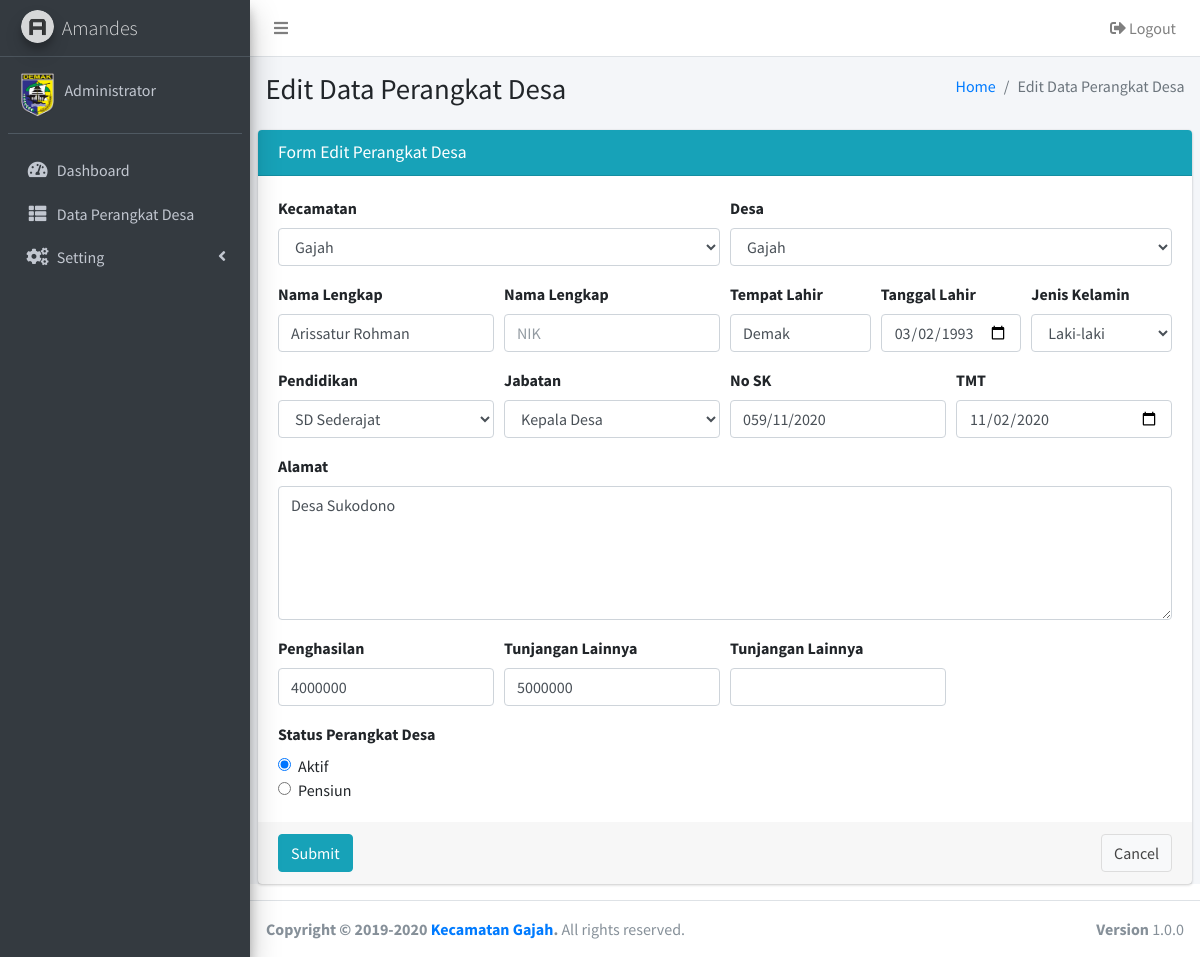
/index.php?page=perdes&action=edit&id=5 (signed in), run on the app's committed database.
### tables this page shows
CREATE TABLE `tb_perdes` (
  `id_perdes` int(11) NOT NULL,
  `id_kec` int(11) NOT NULL,
  `id_desa` int(11) NOT NULL,
  `id_pend` int(11) NOT NULL,
  `id_jab` int(11) NOT NULL,
  `nama` varchar(30) NOT NULL,
  `jk` varchar(20) NOT NULL,
  `tempat` varchar(30) NOT NULL,
  `tgl_lahir` date NOT NULL,
  `alamat` text NOT NULL,
  `no_sk` varchar(50) NOT NULL,
  `tmt` date NOT NULL,
  `foto_perdes` varchar(100) NOT NULL,
  `foto_sk` varchar(100) NOT NULL,
  `siltap` varchar(20) NOT NULL,
  `tunj` varchar(20) NOT NULL,
  `status` enum('Y','N') NOT NULL
);

### perdes/edit.php (the view, shortened to what this page needs)
<section class="content-header">
  <div class="container-fluid">
    <div class="row mb-2">
      <div class="col-sm-6">
        <h1>Edit Data Perangkat Desa</h1>
      </div>
      <div class="col-sm-6">
        <ol class="breadcrumb float-sm-right">
          <li class="breadcrumb-item"><a href="index.php">Home</a></li>
          <li class="breadcrumb-item active">Edit Data Perangkat Desa</li>
        </ol>
      </div>
    </div>
  </div>
</section>
<section class="content">
  <div class="card card-info">
    <div class="card-header">
      <h3 class="card-title">Form Edit Perangkat Desa</h3>
    </div>
    <?php
    $id_perdes = $_GET['id'];
    $sql = $conn->query("SELECT * FROM tb_perdes WHERE id_perdes=$id_perdes");
    $data_perdes = $sql->fetch_assoc();
    ?>
    <form class="form-horizontal" method="POST" enctype="multipart/form-data">
      <div class="card-body">
        <div class="form-row">
          <div class="form-group col-md-6">
            <label for="kec">Kecamatan</label>
            <select name="kec" id="kec" class="form-control" required>
              <?php
              $sql_kec = $conn->query("SELECT * FROM tb_kec");
              while ($data_kec = $sql_kec->fetch_array()) {
                if ($data_perdes['id_kec'] == $data_kec['id_kec']) {
                  $select = "selected";
                } else {
                  $select = "";
                }
                echo "<option value='$data_kec[id_kec]' $select>" . $data_kec['kec'] . "</option";
              ?>
                <option value="<?= $data_kec['id_kec']; ?>"><?= $data_kec['kec']; ?></option>
              <?php } ?>
            </select>
          </div>
          <div class="form-group col-md-6">
            <label for="desa">Desa</label>
            <select name="desa" id="desa" class="form-control" required>
              <?php
              $sql_desa = $conn->query("SELECT * FROM tb_desa");
              while ($data_desa = $sql_desa->fetch_array()) {
                if ($data_perdes['id_desa'] == $data_desa['id_desa']) {
                  $select = "selected";
                } else {
                  $select = "";
                }
                echo "<option value='$data_desa[id_desa]' $select>" . $data_desa['desa'] . "</option";
              ?>
                <option value="<?= $data_desa['id_desa']; ?>"><?= $data_desa['desa']; ?></option>
              <?php } ?>
            </select>
          </div>
        </div>
        <div class="form-row">
          <div class="form-group col-md-3">
            <label for="nama">Nama Lengkap</label>
            <input type="text" class="form-control" name="nama" id="nama" value="<?= $data_perdes['nama']; ?>" placeholder="Nama Lengkap" required>
          </div>
          <div class="form-group col-md-3">
            <label for="nik">Nama Lengkap</label>
            <input type="number" class="form-control" name="nik" id="nik" value="<?= $data_perdes['nik']; ?>" placeholder="NIK" required>
          </div>
          <div class="form-group col-md-2">
            <label for="tempat">Tempat Lahir</label>
            <input type="text" class="form-control" name="tempat" id="tempat" value="<?= $data_perdes['tempat']; ?>" required>
          </div>
          <div class="form-group col-md-2">
            <label for="tgl_lahir">Tanggal Lahir</label>
            <input type="date" class="form-control" name="tgl_lahir" id="tgl_lahir" value="<?= $data_perdes['tgl_lahir']; ?>" required>
          </div>
          <div class="form-group col-md-2">
            <label for="jk">Jenis Kelamin</label>
            <select class="form-control" id="jk" name="jk">
              <option <?php if ($data_perdes['jk'] == 'lk') {
                        echo "selected";
                      } ?> value="lk">Laki-laki</option>
            </select>
          </div>
        </div>
        <div class="form-row">
          <div class="form-group col-md-3">
            <label for="pendidikan">Pendidikan</label>
            <select name="pendidikan" id="pendidikan" class="form-control" required>
              <?php
              $sql_pendidikan = $conn->query("SELECT * FROM tb_pendidikan");
              while ($data_pendidikan = $sql_pendidikan->fetch_array()) {
                if ($data_perdes['id_pend'] == $data_pendidikan['id_pend']) {
                  $select = "selected";
                } else {
                  $select = "";
                }
                echo "<option value='$data_pendidikan[id_pend]' $select>" . $data_pendidikan['pendidikan'] . "</option";
              ?>
                <option value="<?= $data_pendidikan['id_pend']; ?>"><?= $data_pendidikan['pendidikan']; ?></option>
              <?php } ?>
            </select>
          </div>
          <div class="form-group col-md-3">
            <label for="jabatan">Jabatan</label>
            <select name="jabatan" id="jabatan" class="form-control" required>
              <?php
              $sql_jabatan = $conn->query("SELECT * FROM tb_jabatan");
              while ($data_jabatan = $sql_jabatan->fetch_array()) {
                if ($data_perdes['id_jab'] == $data_jabatan['id_jab']) {
                  $select = "selected";
                } else {
                  $select = "";
                }
                echo "<option value='$data_jabatan[id_jab]' $select>" . $data_jabatan['jabatan'] . "</option";
              ?>
                <option value="<?= $data_jabatan['id_jab']; ?>"><?= $data_jabatan['jabatan']; ?></option>
              <?php } ?>
            </select>
          </div>
          <div class="form-group col-md-3">
            <label for="no_sk">No SK</label>
            <input type="text" class="form-control" name="no_sk" id="no_sk" value="<?= $data_perdes['no_sk']; ?>" required>
          </div>
          <div class="form-group col-md-3">
            <label for="tmt">TMT</label>
            <input type="date" class="form-control" name="tmt" id="tmt" value="<?= $data_perdes['tmt']; ?>" required>
          </div>
        </div>
        <div class="form-group">
          <label>Alamat</label>
          <textarea name="alamat" class="form-control" rows="5"><?= $data_perdes['alamat']; ?></textarea>
        </div>
        <div class="form-row">
          <div class="form-group col-md-3">
            <label for="siltap">Penghasilan</label>
            <input type="text" class="form-control" name="siltap" id="siltap" value="<?= $data_perdes['siltap']; ?>" required>
          </div>
          <div class="form-group col-md-3">
            <label for="tunj">Tunjangan Lainnya</label>
            <input type="text" class="form-control" name="tunj" id="tunj" value="<?= $data_perdes['tunj']; ?>" required>
          </div>
          <div class="form-group col-md-3">
            <label for="bengkok">Tunjangan Lainnya</label>
            <input type="text" class="form-control" name="bengkok" id="bengkok" value="<?= $data_perdes['bengkok']; ?>" required>
          </div>
        </div>
        <label for="">Status Perangkat Desa</label>
        <div class="form-check">
          <input class="form-check-input" type="radio" name="status" id="status" value="Y" <?php if ($data_perdes['status'] == 'Y') echo 'checked' ?>>
          <label class="form-check-label" for="status">
            Aktif
          </label>
        </div>
        <div class="form-check">
          <input class="form-check-input" type="radio" name="status" id="status" value="N" <?php if ($data_perdes['status'] == 'N') echo 'checked' ?>>
          <label class="form-check-label" for="status">
            Pensiun
          </label>
        </div>
      </div>
      <div class="card-footer">
        <button type="submit" name="edit" class="btn btn-info">Submit</button>
        <a href="?page=perdes" class="btn btn-default float-right">Cancel</a>
      </div>
    </form>
  </div>
</section>

### data on the page
tb_perdes: nama "Arissatur Rohman", tempat "Demak", tgl_lahir "03/02/1993", jk "Laki-laki", no_sk "059/11/2020", tmt "11/02/2020", alamat "Desa Sukodono", siltap "4000000", tunj "5000000", status "☑ Aktif"

### other printed values
form field kec "Gajah"
form field desa "Gajah"
form field pendidikan "SD Sederajat"
form field jabatan "Kepala Desa"
